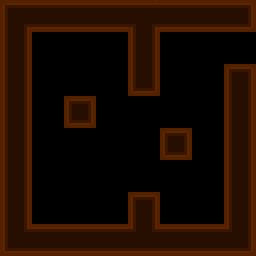

A 2D game scene composited from a Tiled map and its tileset images. What follows is a short description and the map's XML, with each tile layer's data collapsed to a summary:
An orthogonal 8x8 tile map with 32x32 px tiles, 1 tile layer (Calque de Tile 1), 1 hidden layer not drawn, 2 tilesets.

<map version="1.0" orientation="orthogonal" width="8" height="8" tilewidth="32" tileheight="32">
 <tileset firstgid="1" name="min" tilewidth="32" tileheight="32">
  <image source="../tilesets/walls.png" width="256" height="192" />
 </tileset>
 <tileset firstgid="49" name="meta" tilewidth="32" tileheight="32">
  <image source="../tilesets/metaset2.png" width="64" height="64" />
 </tileset>
 <layer name="Calque de Tile 1" width="8" height="8">
  <data>[64 cells, 64 non-empty, 12 distinct tile ids]</data>
 </layer>
 <layer name="meta" width="8" height="8" visible="0">
  <data>[64 cells, 36 non-empty, 2 distinct tile ids]</data>
 </layer>
</map>
